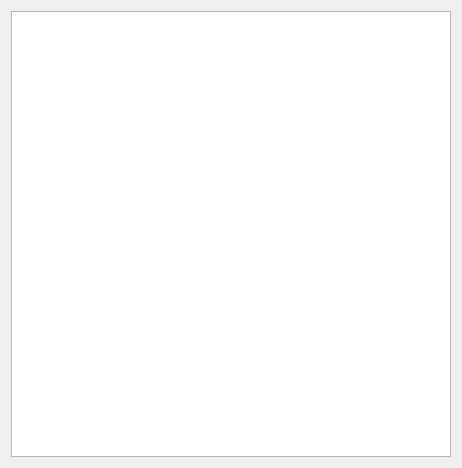
<?xml version="1.0" encoding="UTF-8"?>
<ui version="4.0">
 <class>PickDocumentObjectDlg</class>
 <widget class="QDialog" name="PickDocumentObjectDlg">
  <property name="geometry">
   <rect>
    <x>0</x>
    <y>0</y>
    <width>462</width>
    <height>468</height>
   </rect>
  </property>
  <property name="windowTitle">
   <string>Pick Object</string>
  </property>
  <property name="windowIcon">
   <iconset resource="../QtResources/resources.qrc">
    <normaloff>:/GuiFoundation/Icons/PickTarget.svg</normaloff>:/GuiFoundation/Icons/PickTarget.svg</iconset>
  </property>
  <layout class="QVBoxLayout" name="verticalLayout">
   <item>
    <widget class="QTreeWidget" name="ObjectTree">
     <property name="rootIsDecorated">
      <bool>true</bool>
     </property>
     <property name="uniformRowHeights">
      <bool>true</bool>
     </property>
     <property name="sortingEnabled">
      <bool>true</bool>
     </property>
     <property name="allColumnsShowFocus">
      <bool>true</bool>
     </property>
     <attribute name="headerVisible">
      <bool>false</bool>
     </attribute>
     <attribute name="headerShowSortIndicator" stdset="0">
      <bool>false</bool>
     </attribute>
     <column>
      <property name="text">
       <string notr="true">1</string>
      </property>
     </column>
    </widget>
   </item>
  </layout>
 </widget>
 <resources>
  <include location="../QtResources/resources.qrc"/>
 </resources>
 <connections/>
</ui>
